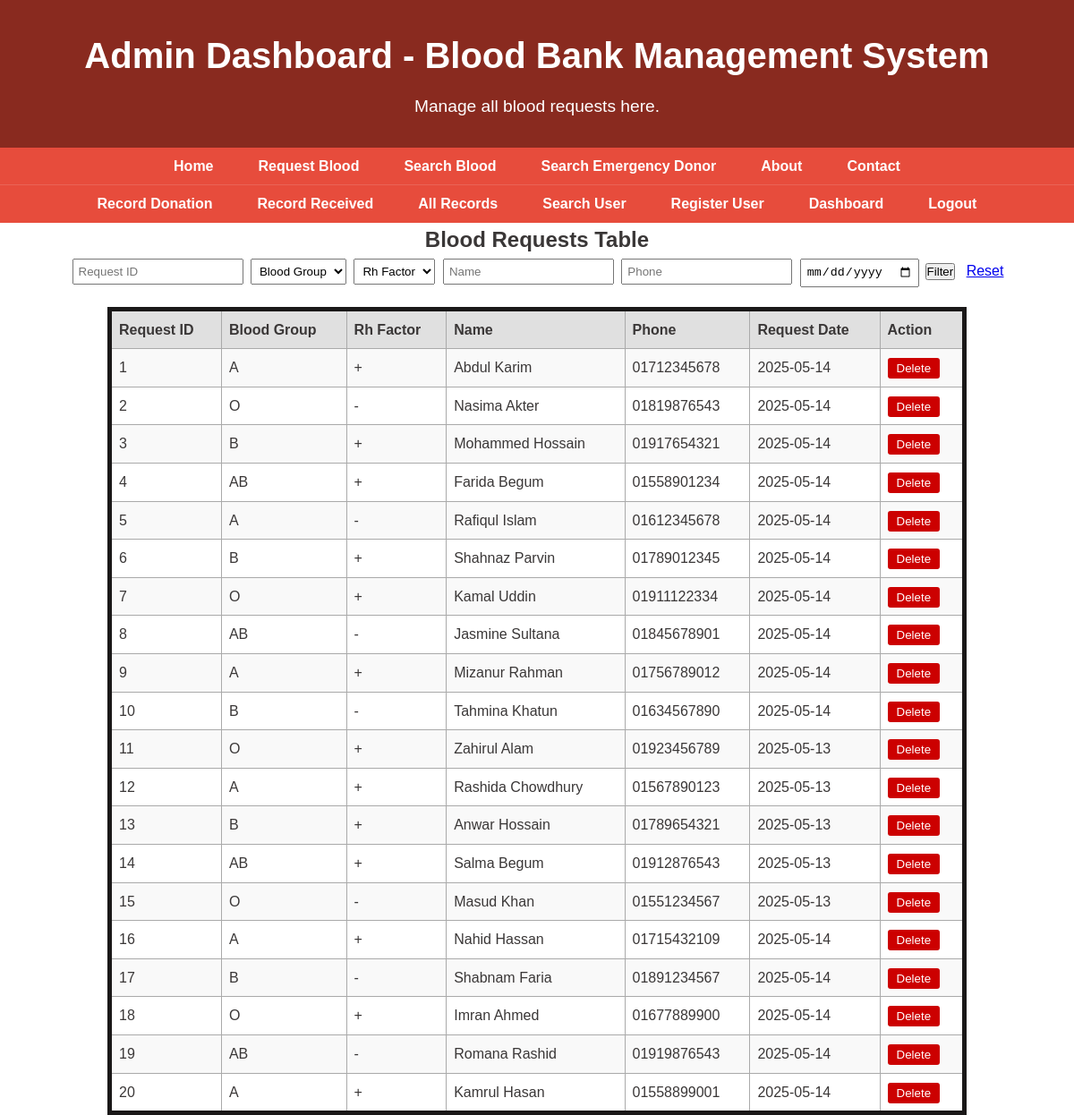
The app's page /admin_dashboard.php (signed in) with its own data.
### tables this page shows
CREATE TABLE `request_blood` (
  `request_id` int(11) NOT NULL,
  `blood_group` varchar(3) NOT NULL,
  `rh_factor` varchar(5) NOT NULL,
  `name` varchar(100) NOT NULL,
  `phone` varchar(15) DEFAULT NULL,
  `request_date` date NOT NULL
);

### admin_dashboard.php (the view, shortened to what this page needs)
<?php
include('db_connect.php');
$website_role = $_SESSION['website_role'] ?? null;
$request_id = $_GET['request_id'] ?? '';
$name = $_GET['name'] ?? '';
$phone = $_GET['phone'] ?? '';
$request_date = $_GET['request_date'] ?? '';
$sql = "SELECT * FROM request_blood WHERE 1=1";
$sql .= " ORDER BY request_id ASC";
$stmt = $conn->prepare($sql);
$stmt->execute();
$result = $stmt->get_result();
?>
<!DOCTYPE html>
<html>
<head>
    <link rel="stylesheet" href="style.css" />
</head>
<body>
    <header>
        <h1>Admin Dashboard - Blood Bank Management System</h1>
        <p>Manage all blood requests here.</p>
    </header>
    <nav class="multi-row-nav">
        <div class="nav-row nav-row-1">
            <a href="index.php">Home</a>
            <a href="request_blood.php">Request Blood</a>
            <a href="blood_stock_search.php">Search Blood</a>
            <a href="search_emergency_donor.php">Search Emergency Donor</a>
            <a href="about.php">About</a>
            <a href="contact.php">Contact</a>
        </div>
        <div class="nav-row nav-row-2">
            <?php if ($website_role  === 'admin'): ?>
                <a href="record_donation.php">Record Donation</a>
                <a href="record_received.php">Record Received</a>
                <a href="Records.php">All Records</a>
                <a href="search_user.php">Search User</a>
                <a href="register.php">Register User</a>
                <a href="admin_dashboard.php">Dashboard</a>
                <a href="logout.php">Logout</a>
            <?php endif; ?>
        </div>
    </nav>
    <h2 style="text-align:center;">Blood Requests Table</h2>
    <div class="search-box">
        <form method="get">
            <input type="text" name="request_id" placeholder="Request ID" value="<?php echo htmlspecialchars($request_id); ?>">
            <select name="blood_group">
                <option value="">Blood Group</option>
            </select>
            <select name="rh_factor">
                <option value="">Rh Factor</option>
            </select>
            <input type="text" name="name" placeholder="Name" value="<?php echo htmlspecialchars($name); ?>">
            <input type="text" name="phone" placeholder="Phone" value="<?php echo htmlspecialchars($phone); ?>">
            <input type="date" name="request_date" value="<?php echo htmlspecialchars($request_date); ?>">
            <button type="submit">Filter</button>
            <a href="admin_dashboard.php" style="margin-left:8px;">Reset</a>
        </form>
    </div>
    <table>
        <tr>
            <th>Request ID</th>
            <th>Blood Group</th>
            <th>Rh Factor</th>
            <th>Name</th>
            <th>Phone</th>
            <th>Request Date</th>
            <th>Action</th>
        </tr>
        <?php
        if ($result->num_rows > 0) {
            while($row = $result->fetch_assoc()) {
                echo "<tr>
                    <td>{$row['request_id']}</td>
                    <td>{$row['blood_group']}</td>
                    <td>{$row['rh_factor']}</td>
                    <td>{$row['name']}</td>
                    <td>{$row['phone']}</td>
                    <td>{$row['request_date']}</td>
                    <td>
                        <button class='delete-btn' onclick='confirmDelete({$row['request_id']});'>Delete</button>
                    </td>
                </tr>";
            }
        } else {
            echo "<tr><td colspan='7' style='text-align:center;'>No records found.</td></tr>";
        }
        ?>
    </table>
</body>
</html>

### style.css (style rules this page uses)
* { margin: 0; padding: 0; box-sizing: border-box; }
body { font-family: Arial, sans-serif; background-color: white ; color: #3a3737; line-height: 1.6; }
header { background-color: #892a1f; color: white; text-align: center; padding: 30px 20px; }
header h1 { font-size: 2.5rem; margin-bottom: 10px; }
header p { font-size: 1.2rem; }
nav { background-color: #e74c3c; text-align: center; padding: 10px 0; }
nav a { color: white; text-decoration: none; margin: 0 15px; font-weight: bold; transition: 0.3s ease; }
.multi-row-nav { background-color: #e74c3c; padding: 0; width: 100%; }
.nav-row { display: flex; justify-content: center; gap: 20px; padding: 8px 0; flex-wrap: wrap; }
.nav-row a { color: white; text-decoration: none; font-weight: bold; transition: 0.3s ease; }
.nav-row-1 { border-bottom: 1px solid #fff2; }
table, th, td { border: 5px solid #1a1818; border-collapse: collapse; }
th, td { padding: 10px; text-align: center; }
th { background: #eee; }

### admin_dashboard.php (style rules this page uses)
table { border-collapse: collapse; width: 80%; margin: auto; }
th, td { border: 1px solid #aaa; padding: 8px; text-align: left; }
th { background: #e0e0e0; }
tr:nth-child(even) { background: #f9f9f9; }
.search-box { text-align: center; margin-bottom: 20px; }
.search-box input, .search-box select { margin: 2px; padding: 5px; }
.delete-btn { color: #fff; background: #c00; border: none; padding: 4px 10px; border-radius: 3px; cursor: pointer; }

### records on screen
request_blood: request_id "1", blood_group "A", rh_factor "+", name "Abdul Karim", phone "01712345678", request_date "2025-05-14"
request_blood: request_id "2", blood_group "O", rh_factor "-", name "Nasima Akter", phone "01819876543", request_date "2025-05-14"
request_blood: request_id "3", blood_group "B", rh_factor "+", name "Mohammed Hossain", phone "01917654321", request_date "2025-05-14"
request_blood: request_id "4", blood_group "AB", rh_factor "+", name "Farida Begum", phone "01558901234", request_date "2025-05-14"
request_blood: request_id "5", blood_group "A", rh_factor "-", name "Rafiqul Islam", phone "01612345678", request_date "2025-05-14"
request_blood: request_id "6", blood_group "B", rh_factor "+", name "Shahnaz Parvin", phone "01789012345", request_date "2025-05-14"
request_blood: request_id "7", blood_group "O", rh_factor "+", name "Kamal Uddin", phone "01911122334", request_date "2025-05-14"
request_blood: request_id "8", blood_group "AB", rh_factor "-", name "Jasmine Sultana", phone "01845678901", request_date "2025-05-14"
request_blood: request_id "9", blood_group "A", rh_factor "+", name "Mizanur Rahman", phone "01756789012", request_date "2025-05-14"
request_blood: request_id "10", blood_group "B", rh_factor "-", name "Tahmina Khatun", phone "01634567890", request_date "2025-05-14"
request_blood: request_id "11", blood_group "O", rh_factor "+", name "Zahirul Alam", phone "01923456789", request_date "2025-05-13"
request_blood: request_id "12", blood_group "A", rh_factor "+", name "Rashida Chowdhury", phone "01567890123", request_date "2025-05-13"
request_blood: request_id "13", blood_group "B", rh_factor "+", name "Anwar Hossain", phone "01789654321", request_date "2025-05-13"
request_blood: request_id "14", blood_group "AB", rh_factor "+", name "Salma Begum", phone "01912876543", request_date "2025-05-13"
request_blood: request_id "15", blood_group "O", rh_factor "-", name "Masud Khan", phone "01551234567", request_date "2025-05-13"
request_blood: request_id "16", blood_group "A", rh_factor "+", name "Nahid Hassan", phone "01715432109", request_date "2025-05-14"
request_blood: request_id "17", blood_group "B", rh_factor "-", name "Shabnam Faria", phone "01891234567", request_date "2025-05-14"
request_blood: request_id "18", blood_group "O", rh_factor "+", name "Imran Ahmed", phone "01677889900", request_date "2025-05-14"
request_blood: request_id "19", blood_group "AB", rh_factor "-", name "Romana Rashid", phone "01919876543", request_date "2025-05-14"
request_blood: request_id "20", blood_group "A", rh_factor "+", name "Kamrul Hasan", phone "01558899001", request_date "2025-05-14"
